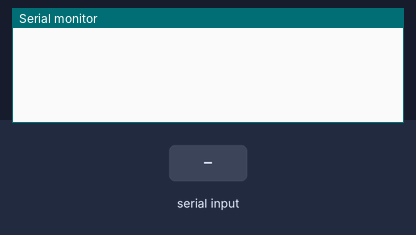
Recording of a sketch running on a simulated Arduino Uno, built with avr-gcc and run on an emulated ATmega328P. Parts: the last lines printed to the serial monitor. The test bench sets the inputs (shaded band).

Above: at 1.2 s.
1.3 s: "f" received over Serial
At 2.2 s:
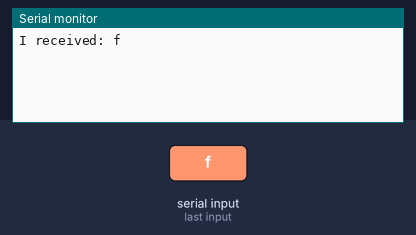
2.8 s: "b" received over Serial
At 3.4 s:
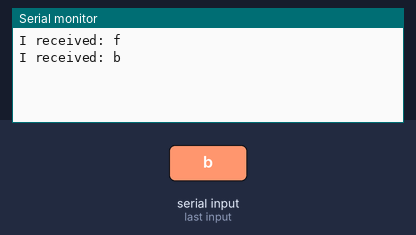
4.3 s: "r" received over Serial
At 5.5 s:
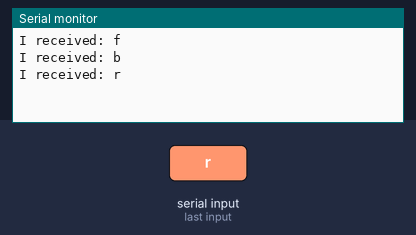
5.8 s: "l" received over Serial
At 6.8 s:
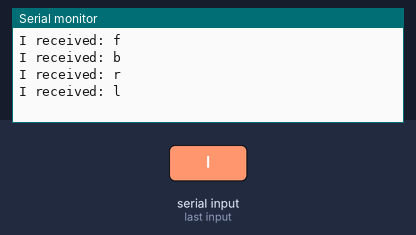
7.3 s: "x" received over Serial
At 8.0 s:
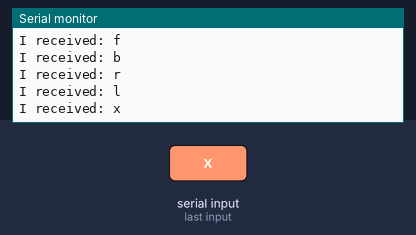

The sketch:

btcar.ino
```cpp
void setup() {
  // put your setup code here, to run once:
  pinMode(5, INPUT);
  pinMode(6, INPUT);
  pinMode(10, INPUT);
  pinMode(11, INPUT);

  Serial.begin(9600);
}

void rightTurn() {
  digitalWrite(5, LOW);
  digitalWrite(6, HIGH);
  digitalWrite(10, LOW);
  digitalWrite(11, LOW);

}

void moveForward() {
  digitalWrite(5, LOW);
  digitalWrite(10, LOW);
  digitalWrite(6, HIGH);
  digitalWrite(11, HIGH);
}

void leftTurn() {
  digitalWrite(5, LOW);
    digitalWrite(6, LOW);
  digitalWrite(10, LOW);
  digitalWrite(11, HIGH);
}

void reverse() {
    digitalWrite(6, LOW);
  digitalWrite(11, LOW);
  digitalWrite(5, HIGH);
  digitalWrite(10, HIGH);
}

void applyBreak() {
  digitalWrite(5, LOW);
  digitalWrite(10, LOW);
  digitalWrite(6, LOW);
  digitalWrite(11, LOW);
}

void loop() {
  // put your main code here, to run repeatedly:

//  moveForward();
//  delay(5000);
//  rightTurn();
//  delay(3000);
//  leftTurn();
//  delay(3000);
//  applyBreak();
//  delay(2000);
//  reverse();
//  delay(5000);

  //Serial.print("enter command");
  //char val = Serial.read();

  while(Serial.available()) {
    //Serial.print("enter command");
   char val = Serial.read();
    if(val == 'f'){
      moveForward();
      //delay(2000);
     } else if(val == 'b'){
      applyBreak();
      //delay(2000);
     }else if(val == 'r'){
      rightTurn();
      //delay(2000);
     }else if(val == 'l'){
      leftTurn();
      //delay(2000);
     }else if(val =='x'){
       reverse();
       //delay(2000);
     }

     Serial.print("I received: ");
     Serial.println(val);
  }
}
```

Measured:
- after the input at 1.3 s, the serial monitor: prints a new line at once (image 1)
- after the input at 2.8 s, the serial monitor: prints a new line at once (image 2)
- after the input at 4.3 s, the serial monitor: prints a new line at once (image 3)
- after the input at 5.8 s, the serial monitor: prints a new line at once (image 4)
- after the input at 7.3 s, the serial monitor: prints a new line at once (image 5)
